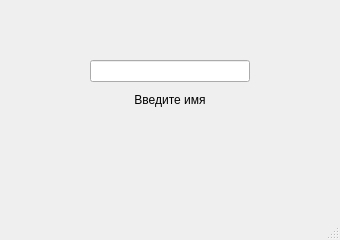
<?xml version="1.0" encoding="UTF-8"?>
<ui version="4.0">
 <class>MainWindow</class>
 <widget class="QMainWindow" name="MainWindow">
  <property name="geometry">
   <rect>
    <x>0</x>
    <y>0</y>
    <width>340</width>
    <height>240</height>
   </rect>
  </property>
  <property name="minimumSize">
   <size>
    <width>340</width>
    <height>240</height>
   </size>
  </property>
  <property name="maximumSize">
   <size>
    <width>340</width>
    <height>240</height>
   </size>
  </property>
  <property name="windowTitle">
   <string>Hello Without Button</string>
  </property>
  <widget class="QWidget" name="centralwidget">
   <widget class="QWidget" name="verticalLayoutWidget">
    <property name="geometry">
     <rect>
      <x>90</x>
      <y>60</y>
      <width>160</width>
      <height>51</height>
     </rect>
    </property>
    <layout class="QVBoxLayout" name="verticalLayout">
     <item>
      <widget class="QLineEdit" name="le_input_name"/>
     </item>
     <item>
      <widget class="QLabel" name="lbl_result">
       <property name="text">
        <string>Введите имя</string>
       </property>
       <property name="alignment">
        <set>Qt::AlignmentFlag::AlignCenter</set>
       </property>
      </widget>
     </item>
    </layout>
   </widget>
  </widget>
  <widget class="QMenuBar" name="menubar">
   <property name="geometry">
    <rect>
     <x>0</x>
     <y>0</y>
     <width>340</width>
     <height>39</height>
    </rect>
   </property>
  </widget>
  <widget class="QStatusBar" name="statusbar"/>
 </widget>
 <resources/>
 <connections/>
</ui>
